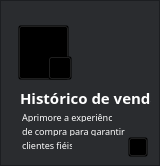
                           <widget class="QFrame" name="frame_historico_de_venda">
                            <property name="minimumSize">
                             <size>
                              <width>151</width>
                              <height>161</height>
                             </size>
                            </property>
                            <property name="maximumSize">
                             <size>
                              <width>123456</width>
                              <height>123456</height>
                             </size>
                            </property>
                            <property name="styleSheet">
                             <string notr="true">QFrame{
	background-color: rgba(32, 33, 37, 200);
	background-image: url(none);}

QFrame:hover
{border: 0.5px solid rgba(255, 255, 255, 80)}</string>
                            </property>
                            <property name="frameShape">
                             <enum>QFrame::StyledPanel</enum>
                            </property>
                            <property name="frameShadow">
                             <enum>QFrame::Raised</enum>
                            </property>
                            <widget class="QPushButton" name="btn_logo_historico_de_venda">
                             <property name="geometry">
                              <rect>
                               <x>18</x>
                               <y>25</y>
                               <width>51</width>
                               <height>55</height>
                              </rect>
                             </property>
                             <property name="styleSheet">
                              <string notr="true">background-color: transparent</string>
                             </property>
                             <property name="text">
                              <string/>
                             </property>
                             <property name="icon">
                              <iconset>
                               <normaloff>../../../images/svg_icons/icon_clipboar.png</normaloff>../../../images/svg_icons/icon_clipboar.png</iconset>
                             </property>
                             <property name="iconSize">
                              <size>
                               <width>63</width>
                               <height>63</height>
                              </size>
                             </property>
                            </widget>
                            <widget class="QLabel" name="lbl_venda_historico_de_venda">
                             <property name="geometry">
                              <rect>
                               <x>20</x>
                               <y>90</y>
                               <width>131</width>
                               <height>16</height>
                              </rect>
                             </property>
                             <property name="font">
                              <font>
                               <family>Segoe UI Semilight</family>
                               <pointsize>11</pointsize>
                               <bold>true</bold>
                              </font>
                             </property>
                             <property name="styleSheet">
                              <string notr="true">color: rgb(255, 255, 255);
background-color: transparent;
border:none;</string>
                             </property>
                             <property name="text">
                              <string>Histórico de venda</string>
                             </property>
                            </widget>
                            <widget class="QPushButton" name="btn_log_extra_historico_de_venda">
                             <property name="geometry">
                              <rect>
                               <x>128</x>
                               <y>137</y>
                               <width>20</width>
                               <height>20</height>
                              </rect>
                             </property>
                             <property name="styleSheet">
                              <string notr="true">background-color: transparent</string>
                             </property>
                             <property name="icon">
                              <iconset>
                               <normaloff>../../../images/svg_icons/icon_push_notification.svg</normaloff>../../../images/svg_icons/icon_push_notification.svg</iconset>
                             </property>
                             <property name="iconSize">
                              <size>
                               <width>20</width>
                               <height>20</height>
                              </size>
                             </property>
                            </widget>
                            <widget class="QLabel" name="lbl_info_historico_de_venda">
                             <property name="geometry">
                              <rect>
                               <x>22</x>
                               <y>140</y>
                               <width>50</width>
                               <height>10</height>
                              </rect>
                             </property>
                             <property name="font">
                              <font>
                               <family>Segoe UI Light</family>
                               <pointsize>7</pointsize>
                              </font>
                             </property>
                             <property name="styleSheet">
                              <string notr="true">border:none;
color: rgb(255, 255, 255);
background-color: transparent</string>
                             </property>
                             <property name="text">
                              <string>clientes fiéis</string>
                             </property>
                             <property name="scaledContents">
                              <bool>false</bool>
                             </property>
                            </widget>
                            <widget class="QLabel" name="lbl_info_historico_de_venda_2">
                             <property name="geometry">
                              <rect>
                               <x>22</x>
                               <y>112</y>
                               <width>90</width>
                               <height>10</height>
                              </rect>
                             </property>
                             <property name="font">
                              <font>
                               <family>Segoe UI Light</family>
                               <pointsize>7</pointsize>
                              </font>
                             </property>
                             <property name="styleSheet">
                              <string notr="true">border:none;
color: rgb(255, 255, 255);
background-color: transparent</string>
                             </property>
                             <property name="text">
                              <string>Aprimore a experiência</string>
                             </property>
                             <property name="scaledContents">
                              <bool>false</bool>
                             </property>
                            </widget>
                            <widget class="QLabel" name="lbl_info_historico_de_venda_3">
                             <property name="geometry">
                              <rect>
                               <x>22</x>
                               <y>126</y>
                               <width>110</width>
                               <height>10</height>
                              </rect>
                             </property>
                             <property name="font">
                              <font>
                               <family>Segoe UI Light</family>
                               <pointsize>7</pointsize>
                              </font>
                             </property>
                             <property name="styleSheet">
                              <string notr="true">border:none;
color: rgb(255, 255, 255);
background-color: transparent</string>
                             </property>
                             <property name="text">
                              <string>de compra para garantir</string>
                             </property>
                             <property name="scaledContents">
                              <bool>false</bool>
                             </property>
                            </widget>
                            <widget class="QPushButton" name="btn_logo_historico_de_venda_">
                             <property name="geometry">
                              <rect>
                               <x>48</x>
                               <y>56</y>
                               <width>24</width>
                               <height>24</height>
                              </rect>
                             </property>
                             <property name="styleSheet">
                              <string notr="true">background-color: transparent</string>
                             </property>
                             <property name="text">
                              <string/>
                             </property>
                             <property name="icon">
                              <iconset>
                               <normaloff>../../../images/svg_icons/icon_coin.svg</normaloff>../../../images/svg_icons/icon_coin.svg</iconset>
                             </property>
                             <property name="iconSize">
                              <size>
                               <width>24</width>
                               <height>24</height>
                              </size>
                             </property>
                            </widget>
                           </widget>
